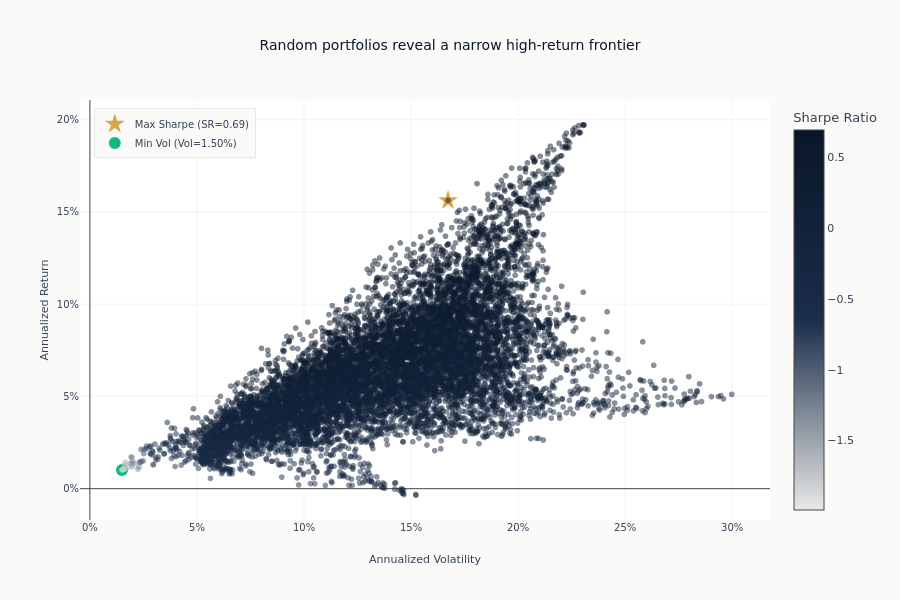

This figure's notebook cell:
### Code cell
# Mark best portfolios from simulation
max_sharpe_idx = simulated["sharpe"].arg_max()
min_vol_idx = simulated["std"].arg_min()

max_sr = simulated.row(max_sharpe_idx)
min_vol = simulated.row(min_vol_idx)

_ = fig.add_scatter(
    x=[max_sr[0]],
    y=[max_sr[1]],
    mode="markers",
    marker=dict(size=15, color=COLORS["amber"], symbol="star"),
    name=f"Max Sharpe (SR={max_sr[2]:.2f})",
)
fig.add_scatter(
    x=[min_vol[0]],
    y=[min_vol[1]],
    mode="markers",
    marker=dict(size=12, color=COLORS["positive"], symbol="circle"),
    name=f"Min Vol (Vol={min_vol[0]:.2%})",
)

fig.update_layout(
    xaxis_tickformat=".0%",
    yaxis_tickformat=".0%",
    height=600,
    margin=dict(r=130),
    legend=dict(
        yanchor="top",
        y=0.98,
        xanchor="left",
        x=0.02,
        bgcolor=COLORS["bg_light"],
    ),
)
fig.data[0].marker.colorbar.update(title="Sharpe", x=1.04)
fig.show()

print(f"Simulated Max Sharpe: Return={max_sr[1]:.2%}, Vol={max_sr[0]:.2%}, SR={max_sr[2]:.2f}")
print(f"Simulated Min Vol:    Return={min_vol[1]:.2%}, Vol={min_vol[0]:.2%}, SR={min_vol[2]:.2f}")

### Figure 1 — Plotly figure (JSON) as saved in the notebook; plotly's stock layout.template omitted (floating-point values rounded to 4 significant figures; data arrays with more than 128 entries replaced by an {"elided": "..."} marker saying what was removed)
{"data": [{"hovertemplate": "Annualized Volatility=%{x}<br>Annualized Return=%{y}<br>Sharpe Ratio=%{marker.color}<extra></extra>", "legendgroup": "", "marker": {"color": {"elided": "10000 float values"}, "coloraxis": "coloraxis", "colorbar": {"title": {"text": "Sharpe"}, "x": 1.04}, "opacity": 0.5, "symbol": "circle"}, "mode": "markers", "name": "", "showlegend": false, "type": "scattergl", "x": {"elided": "10000 float values"}, "xaxis": "x", "y": {"elided": "10000 float values"}, "yaxis": "y"}, {"marker": {"color": "#D4A84B", "size": 15, "symbol": "star"}, "mode": "markers", "name": "Max Sharpe (SR=0.69)", "type": "scatter", "x": [0.1673], "y": [0.1562]}, {"marker": {"color": "#10b981", "size": 12, "symbol": "circle"}, "mode": "markers", "name": "Min Vol (Vol=1.50%)", "type": "scatter", "x": [0.01499], "y": [0.01015]}], "layout": {"coloraxis": {"colorbar": {"title": {"text": "Sharpe Ratio"}}, "colorscale": [[0.0, "#e8e8e6"], [0.5, "#1a2d4a"], [1.0, "#0a1628"]]}, "height": 600, "legend": {"bgcolor": "#FAFAF9", "tracegroupgap": 0, "x": 0.02, "xanchor": "left", "y": 0.98, "yanchor": "top"}, "margin": {"r": 130}, "title": {"text": "Random portfolios reveal a narrow high-return frontier"}, "xaxis": {"anchor": "y", "domain": [0.0, 1.0], "tickformat": ".0%", "title": {"text": "Annualized Volatility"}}, "yaxis": {"anchor": "x", "domain": [0.0, 1.0], "tickformat": ".0%", "title": {"text": "Annualized Return"}}}}
